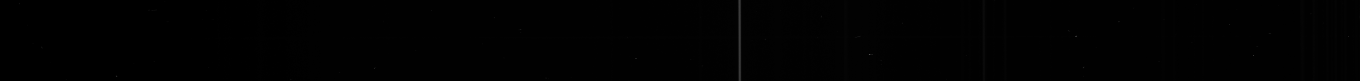
#> input picture 0059.M104.fits, 2720 x 161 px, found by its file name (shown at 1/2 size)
$ python spectroscopy.py
#> lines starting #> are read from the running program, lines starting #| are printed output that depends on the picture
import numpy as np
import math
import matplotlib.pyplot as plt
import os
from astropy.io import fits
from astropy.stats import sigma_clipped_stats
import glob
import warnings
warnings.filterwarnings("ignore")
from matplotlib.gridspec import GridSpec
from astropy.io import fits
from scipy.signal import find_peaks
from numpy.polynomial import Polynomial
from scipy.optimize import curve_fit
from scipy import constants

top = 0
bottom = 161

bias_files = glob.glob('/Users/dalilaoliva/FinalProjectAstro100/FAST/drive-download-20250325T154020Z-001/*BIAS*.fits')
flat_files = glob.glob('/Users/dalilaoliva/FinalProjectAstro100/FAST/drive-download-20250325T153944Z-001/*FLAT*.fits')
science = fits.getdata('/Users/dalilaoliva/FinalProjectAstro100/0059.M104.fits')
#> science is the input picture: shape (161, 2720) uint16; min 749, max 20135, mean 867.4

# createTrimmedMasterBias(bias_files)
# createTrimmedMasterFlats(flat_files)
print(fits.getheader('/Users/dalilaoliva/FinalProjectAstro100/0083.NGC4157.fits'))

master_bias = fits.getdata('/Users/dalilaoliva/FinalProjectAstro100/masterBiasSpectroscopy.fits')
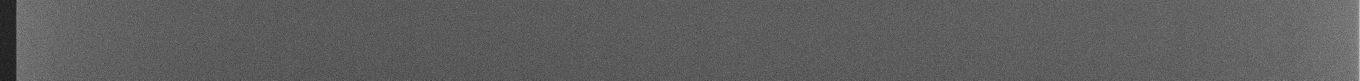
#> input picture masterBiasSpectroscopy.fits, 2720 x 161 px, found by its file name (shown at 1/2 size)
#> master_bias is the input picture: shape (161, 2720) >i2; min 759, max 811, mean 778.4
master_flat = fits.getdata('/Users/dalilaoliva/FinalProjectAstro100/masterFlatSpectroscopy.fits')
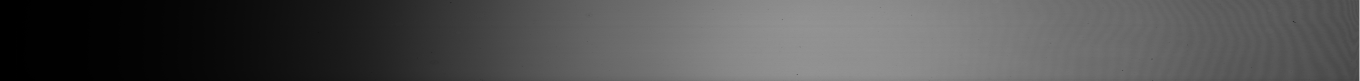
#> input picture masterFlatSpectroscopy.fits, 2720 x 161 px, found by its file name (shown at 1/2 size)
#> master_flat is the input picture: shape (161, 2720) >f8; min 760, max 65535, mean 20947.4
#> (the run stopped early here; a loop or call above may not have finished)
